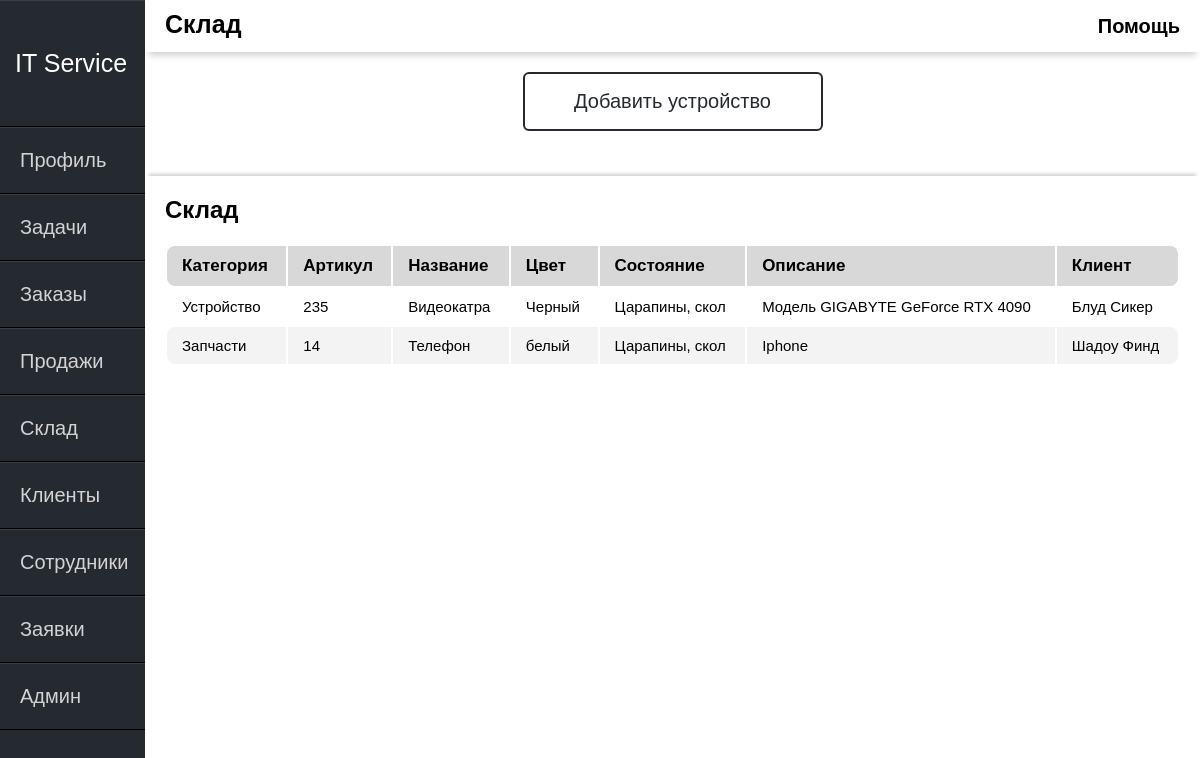
The app's page /inventory/ (signed in), older data.
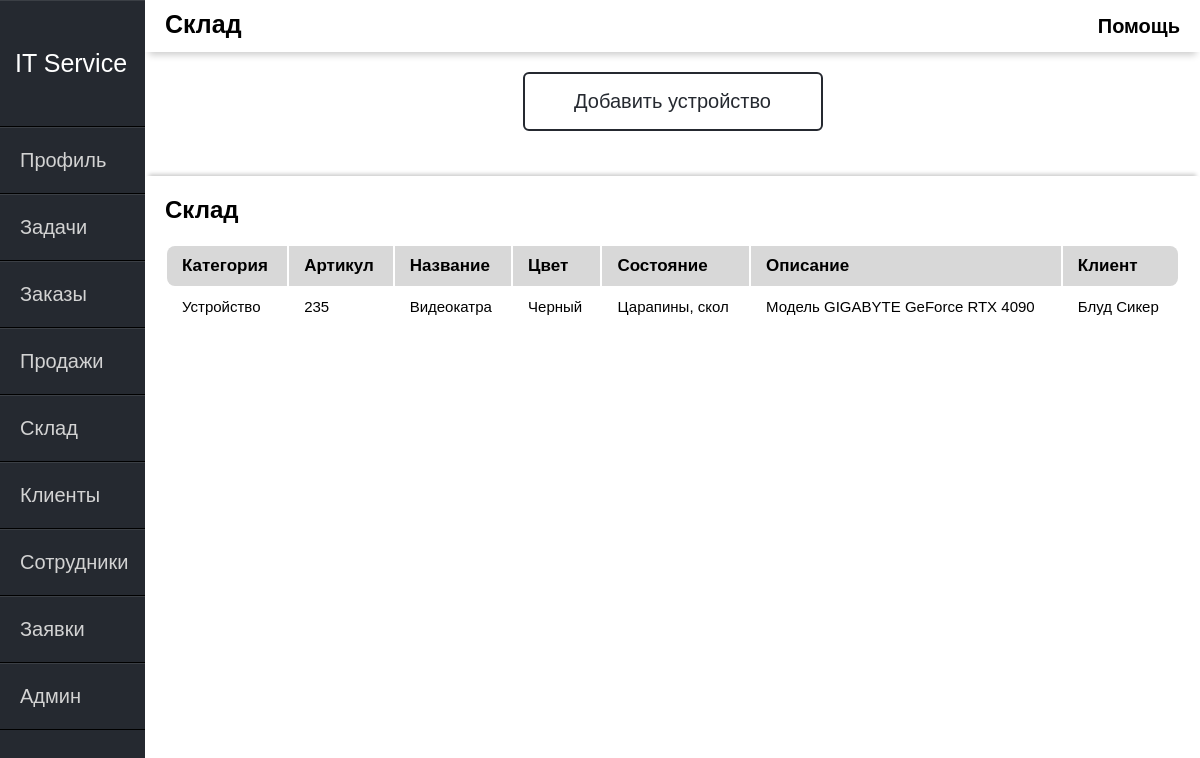
The same page, newer data.
### itservice/models.py (models this page shows, shortened)
class inventory(models.Model):
    Type = (
        ('Устройство', 'Устройство'),
        ('Запчасти', 'Запчасти')
    )
    inventory_type = models.CharField(max_length=15, choices=Type,
                                      default='Устройство', verbose_name="Категория")
    inventory_article = models.IntegerField(verbose_name="Артикул")
    inventory_name = models.CharField(max_length=50, verbose_name="Название")
    inventory_color = models.CharField(max_length=40, verbose_name="Цвет")
    inventory_condition = models.CharField(max_length=100, verbose_name="Состояние")
    inventory_description = models.CharField(max_length=1000, verbose_name="Описание")
    inventory_client = models.ForeignKey(client, on_delete=models.PROTECT, null=True, verbose_name="Клиент")
    class Meta:
        verbose_name = "Склад"
        verbose_name_plural = "Склад"

class client(models.Model):
    Type = (
        ('Компания', 'Компания'),
        ('Физ.Лицо', 'Физ.Лицо')
    )
    Found = (
        ('Знакомые', 'Знакомые'),
        ('Интернет', 'Интернет'),
        ('Реклама', 'Реклама')
    )
    client_type = models.CharField(max_length=15, choices=Type,
                                   default='Физ.лицо', verbose_name="Тип клиента")
    client_name = models.CharField(max_length=50, verbose_name="Имя клиента")
    client_phone = models.CharField(max_length=40, verbose_name="Номер телефона")
    client_email = models.CharField(max_length=100, verbose_name="Email")
    client_address = models.CharField(max_length=50, verbose_name="Адрес")
    client_found = models.CharField(max_length=15, choices=Found, default='Знакомые',
                                    verbose_name="Откуда клиент узнал о нас?")
    def __str__(self):
        return self.client_name
    class Meta:
        verbose_name = "Клиент"
        verbose_name_plural = "Клиент"

### itservice/views.py (the view)
# urls.py: path('inventory/', views.Inventory, name="inventory"),
def Inventory(request):
    if request.method == 'POST':
        form_invent = AddInventFrom(request.POST)
        if form_invent.is_valid():
            form_invent.save()
            return redirect('inventory')
    else:
        form_invent = AddInventFrom()
    invent = inventory.objects.all()
    return render(request, 'itservice/inventory.html', {'invent': invent, 'form': form_invent})

### itservice/templates/itservice/inventory.html (shortened to what this page needs)
{% extends 'itservice/main.html' %}
{% block content %}
<div class="header-name">
    Склад
</div>
 <div class="help">
    <span class="tooltip" data-title="Это склад товаров.Размещайте продукты на складе,
     чтобы организовать свои запасы, отслеживать уровень запасов и
     автоматизировать процессы управления.">Помощь</span>
 </div>
{% endblock %}
{% block content1 %}
<div class="main-window">
    <button class="btn" id="open">Добавить устройство</button>
<div class="ok"></div>
    <div class="warpper">
        <div class="panels">
            <div class="panel-title">Склад</div>
            <table class="table">
                <thead>
                <tr>
                    <th>Категория</th>
                    <th>Артикул</th>
                    <th>Название</th>
                    <th>Цвет</th>
                    <th>Состояние</th>
                    <th>Описание</th>
                    <th>Клиент</th>
                </tr>
                </thead>
                <tbody>
                {% for i in invent%}
                <tr>
                    <td>{{i.inventory_type}}</td>
                    <td>{{i.inventory_article}}</td>
                    <td>{{i.inventory_name}}</td>
                    <td>{{i.inventory_color}}</td>
                    <td>{{i.inventory_condition}}</td>
                    <td>{{i.inventory_description}}</td>
                    <td>{{i.inventory_client}}</td>
                </tr>
                {% endfor %}
                </tbody>
            </table>
        </div>
    </div>
</div>
{% endblock %}

Row changes from the older to the newer data that the page shows:
removed inventory: inventory_type "Запчасти", inventory_article "14", inventory_name "Телефон", inventory_color "белый", inventory_condition "Царапины, скол", inventory_description "Iphone", inventory_client "Шадоу Финд"
